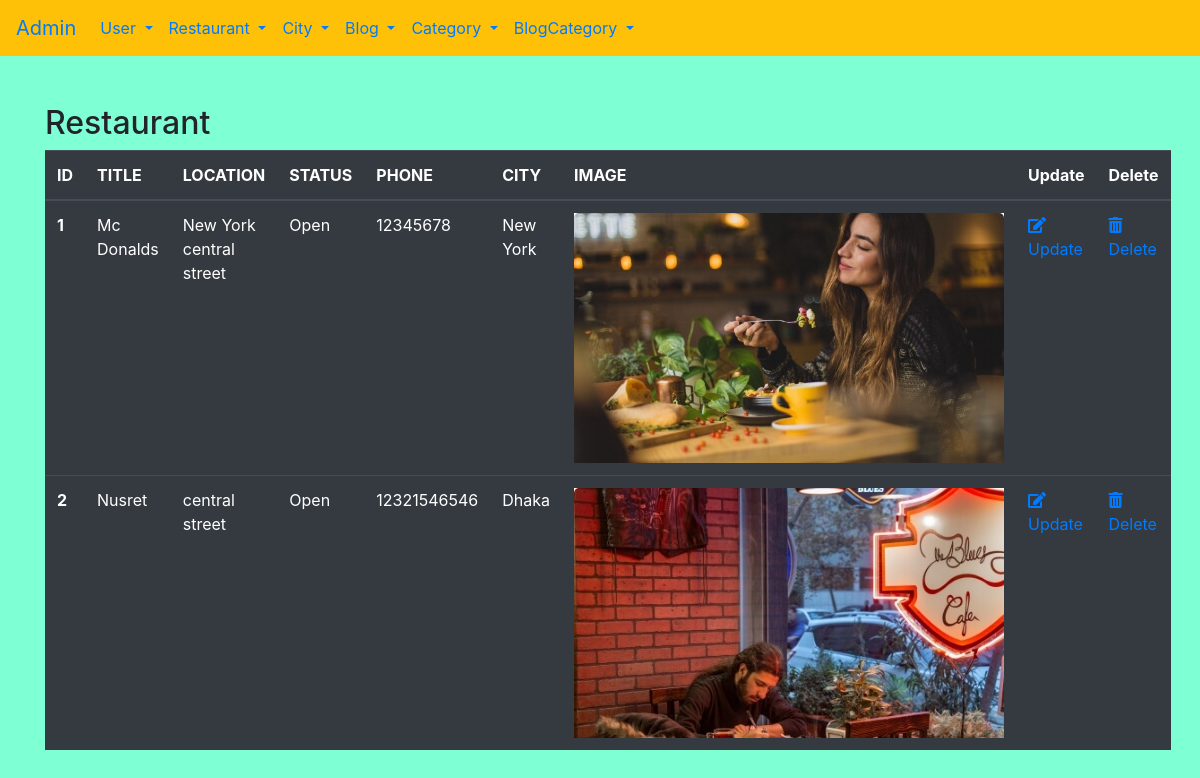
/admin/reslist, run on an earlier commit of the app's database.
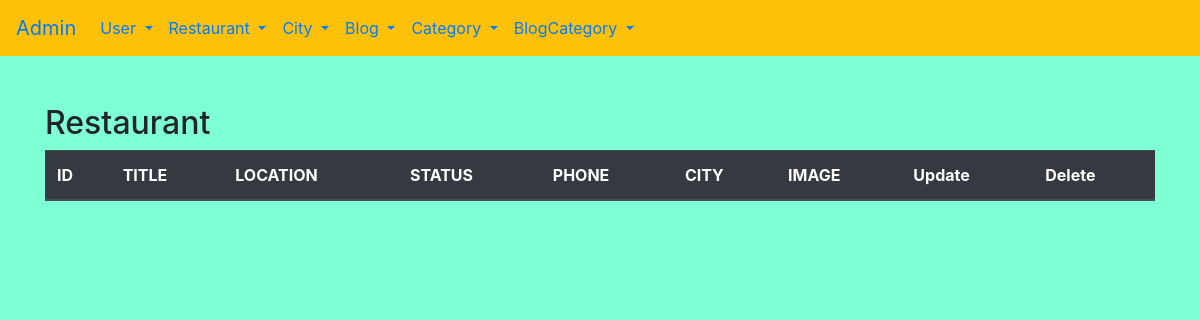
And on a later commit of the database.
### gricklo/models.py (models this page shows, shortened)
class Restaurant(db.Model):
    __tablename__ = "restaurant"
    id = db.Column(db.Integer, primary_key=True)
    title = db.Column(db.String(20),nullable=False)
    location = db.Column(db.String(50), nullable=False)
    status = db.Column(db.String(50), nullable=False)
    phone = db.Column(db.String(50), nullable=False)
    image = db.Column(db.String(20),default='image.png')
    city = db.Column(db.Integer,db.ForeignKey('city.id'),nullable=False)

### gricklo/controlers.py (the view)
@app.route('/admin/reslist')
def restaurant_list():
    restaurants = Restaurant.query.all()
    return render_template('admin/reslist.html', restaurants=restaurants)

### gricklo/templates/admin/reslist.html
{% extends "admin/base.html"%}
{% block content%}
<h2>Restaurant</h2>
  <table class="table table-dark">
    <thead>
      <tr>
        <th scope="col">ID</th>
        <th scope="col">TITLE</th>
        <th scope="col">LOCATION</th>
        <th scope="col">STATUS</th>
        <th scope="col">PHONE</th>
        <th scope="col">CITY</th>
        <th scope="col">IMAGE</th>
        <th scope="col">Update</th>
        <th scope="col">Delete</th>
      </tr>
    </thead>
    <tbody>
        {% for restourant in restaurants %}
        <tr>
            <th scope="row">{{restourant.id}}</th>
            <td>{{restourant.title}}</td>
            <td>{{restourant.location}}</td>
            <td>{{restourant.status}}</td>
            <td>{{restourant.phone}}</td>
            <td>{{restourant.city}}</td>
            <td><img src="/static/uploads/{{restourant.image}}" alt=""></td>
            <td><a href="{{url_for('restaurant_edit', id=restourant.id)}}"><i class="fas fa-edit"></i>Update</a></td>
            <td><a href="{{url_for('restaurant_delete', id=restourant.id)}}" onclick="return confirm('Are you sure to delete?')">
              <i class="fas fa-trash-alt"></i>Delete</a></td>
          </tr>
        {% endfor %}
    </tbody>
  </table>
{% endblock %}

What changed in the data, as far as the page shows it:
removed Restaurant: id "1", title "Mc Donalds", location "New York central street", status "Open", phone "12345678", city "New York", image (picture)
removed Restaurant: id "2", title "Nusret", location "central street", status "Open", phone "12321546546", city "Dhaka", image (picture)
